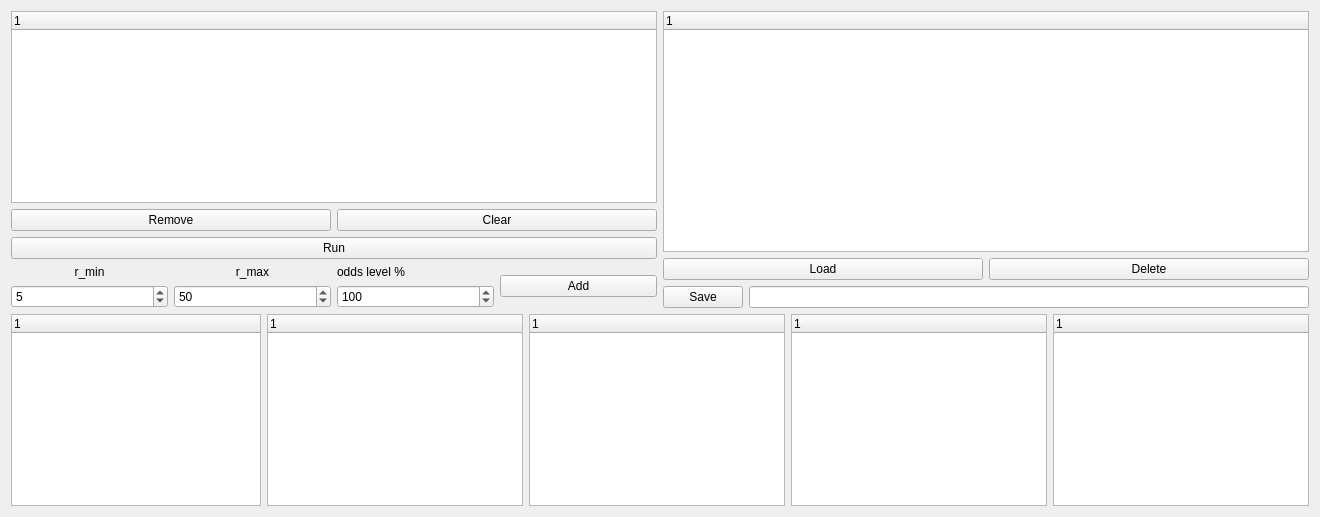
         <widget class="QWidget" name="tab">
          <attribute name="title">
           <string>Simulation</string>
          </attribute>
          <layout class="QVBoxLayout" name="verticalLayout_41">
           <item>
            <layout class="QHBoxLayout" name="horizontalLayout_12">
             <item>
              <layout class="QVBoxLayout" name="verticalLayout_27">
               <item>
                <widget class="QTreeWidget" name="tree_batch">
                 <column>
                  <property name="text">
                   <string notr="true">1</string>
                  </property>
                 </column>
                </widget>
               </item>
               <item>
                <layout class="QVBoxLayout" name="verticalLayout_26">
                 <item>
                  <layout class="QHBoxLayout" name="horizontalLayout_25">
                   <item>
                    <widget class="QPushButton" name="button_batch_remove">
                     <property name="text">
                      <string>Remove</string>
                     </property>
                     <property name="icon">
                      <iconset resource="../icons/icons.qrc">
                       <normaloff>:/actions/actions/edit_remove.png</normaloff>:/actions/actions/edit_remove.png</iconset>
                     </property>
                    </widget>
                   </item>
                   <item>
                    <widget class="QPushButton" name="button_batch_clear">
                     <property name="text">
                      <string>Clear</string>
                     </property>
                     <property name="icon">
                      <iconset resource="../icons/icons.qrc">
                       <normaloff>:/actions/actions/editclear.png</normaloff>:/actions/actions/editclear.png</iconset>
                     </property>
                    </widget>
                   </item>
                  </layout>
                 </item>
                 <item>
                  <layout class="QVBoxLayout" name="verticalLayout_25">
                   <item>
                    <widget class="QPushButton" name="button_batch_run">
                     <property name="text">
                      <string>Run</string>
                     </property>
                     <property name="icon">
                      <iconset resource="../icons/icons.qrc">
                       <normaloff>:/actions/actions/agt_runit.png</normaloff>:/actions/actions/agt_runit.png</iconset>
                     </property>
                    </widget>
                   </item>
                   <item>
                    <layout class="QHBoxLayout" name="horizontalLayout">
                     <item>
                      <layout class="QVBoxLayout" name="verticalLayout_3">
                       <item>
                        <widget class="QLabel" name="label_19">
                         <property name="toolTip">
                          <string>Min rounds played</string>
                         </property>
                         <property name="text">
                          <string>r_min</string>
                         </property>
                         <property name="alignment">
                          <set>Qt::AlignCenter</set>
                         </property>
                        </widget>
                       </item>
                       <item>
                        <widget class="QSpinBox" name="spin_rounds_min">
                         <property name="toolTip">
                          <string>Min rounds played</string>
                         </property>
                         <property name="minimum">
                          <number>1</number>
                         </property>
                         <property name="value">
                          <number>5</number>
                         </property>
                        </widget>
                       </item>
                      </layout>
                     </item>
                     <item>
                      <layout class="QVBoxLayout" name="verticalLayout_12">
                       <item>
                        <widget class="QLabel" name="label_20">
                         <property name="toolTip">
                          <string>Max rounds played</string>
                         </property>
                         <property name="text">
                          <string>r_max</string>
                         </property>
                         <property name="alignment">
                          <set>Qt::AlignCenter</set>
                         </property>
                        </widget>
                       </item>
                       <item>
                        <widget class="QSpinBox" name="spin_rounds_max">
                         <property name="toolTip">
                          <string>Max rounds played</string>
                         </property>
                         <property name="minimum">
                          <number>1</number>
                         </property>
                         <property name="value">
                          <number>50</number>
                         </property>
                        </widget>
                       </item>
                      </layout>
                     </item>
                     <item>
                      <layout class="QVBoxLayout" name="verticalLayout_23">
                       <item>
                        <widget class="QLabel" name="label_33">
                         <property name="text">
                          <string>odds level %</string>
                         </property>
                        </widget>
                       </item>
                       <item>
                        <widget class="QSpinBox" name="spin_odds_level">
                         <property name="minimum">
                          <number>30</number>
                         </property>
                         <property name="maximum">
                          <number>200</number>
                         </property>
                         <property name="value">
                          <number>100</number>
                         </property>
                        </widget>
                       </item>
                      </layout>
                     </item>
                     <item>
                      <widget class="QPushButton" name="button_add">
                       <property name="maximumSize">
                        <size>
                         <width>1000000</width>
                         <height>16777215</height>
                        </size>
                       </property>
                       <property name="text">
                        <string>Add</string>
                       </property>
                       <property name="icon">
                        <iconset resource="../icons/icons.qrc">
                         <normaloff>:/actions/actions/edit_add.png</normaloff>:/actions/actions/edit_add.png</iconset>
                       </property>
                      </widget>
                     </item>
                    </layout>
                   </item>
                  </layout>
                 </item>
                </layout>
               </item>
              </layout>
             </item>
             <item>
              <layout class="QVBoxLayout" name="verticalLayout_21">
               <item>
                <widget class="QTreeWidget" name="tree_profiles">
                 <column>
                  <property name="text">
                   <string notr="true">1</string>
                  </property>
                 </column>
                </widget>
               </item>
               <item>
                <layout class="QHBoxLayout" name="horizontalLayout_10">
                 <item>
                  <widget class="QPushButton" name="button_batch_load">
                   <property name="text">
                    <string>Load</string>
                   </property>
                   <property name="icon">
                    <iconset resource="../icons/icons.qrc">
                     <normaloff>:/actions/actions/fileopen.png</normaloff>:/actions/actions/fileopen.png</iconset>
                   </property>
                  </widget>
                 </item>
                 <item>
                  <widget class="QPushButton" name="button_batch_delete">
                   <property name="text">
                    <string>Delete</string>
                   </property>
                   <property name="icon">
                    <iconset resource="../icons/icons.qrc">
                     <normaloff>:/actions/actions/editdelete.png</normaloff>:/actions/actions/editdelete.png</iconset>
                   </property>
                  </widget>
                 </item>
                </layout>
               </item>
               <item>
                <layout class="QVBoxLayout" name="verticalLayout_4">
                 <item>
                  <layout class="QHBoxLayout" name="horizontalLayout_7">
                   <item>
                    <widget class="QPushButton" name="button_batch_save">
                     <property name="text">
                      <string>Save</string>
                     </property>
                     <property name="icon">
                      <iconset resource="../icons/icons.qrc">
                       <normaloff>:/actions/actions/filesaveas.png</normaloff>:/actions/actions/filesaveas.png</iconset>
                     </property>
                    </widget>
                   </item>
                   <item>
                    <widget class="QLineEdit" name="line_batch"/>
                   </item>
                  </layout>
                 </item>
                </layout>
               </item>
              </layout>
             </item>
            </layout>
           </item>
           <item>
            <layout class="QHBoxLayout" name="horizontalLayout_24">
             <item>
              <widget class="QTreeWidget" name="tree_leagues">
               <property name="maximumSize">
                <size>
                 <width>250</width>
                 <height>16777215</height>
                </size>
               </property>
               <column>
                <property name="text">
                 <string notr="true">1</string>
                </property>
               </column>
              </widget>
             </item>
             <item>
              <widget class="QTreeWidget" name="tree_nets">
               <column>
                <property name="text">
                 <string notr="true">1</string>
                </property>
               </column>
              </widget>
             </item>
             <item>
              <widget class="QTreeWidget" name="tree_filters">
               <column>
                <property name="text">
                 <string notr="true">1</string>
                </property>
               </column>
              </widget>
             </item>
             <item>
              <widget class="QTreeWidget" name="tree_ranges">
               <column>
                <property name="text">
                 <string notr="true">1</string>
                </property>
               </column>
              </widget>
             </item>
             <item>
              <widget class="QTreeWidget" name="tree_bets">
               <column>
                <property name="text">
                 <string notr="true">1</string>
                </property>
               </column>
              </widget>
             </item>
            </layout>
           </item>
          </layout>
         </widget>
